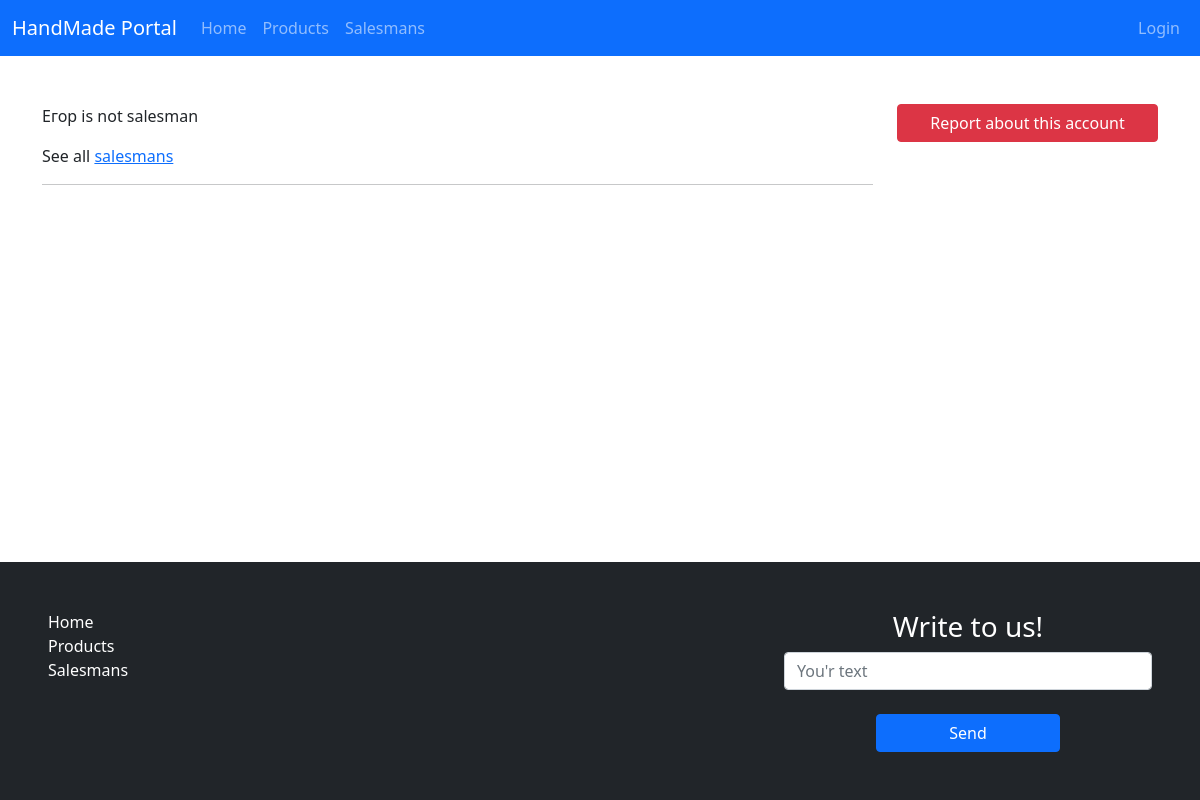
The page /user/1 on the database as committed earlier.
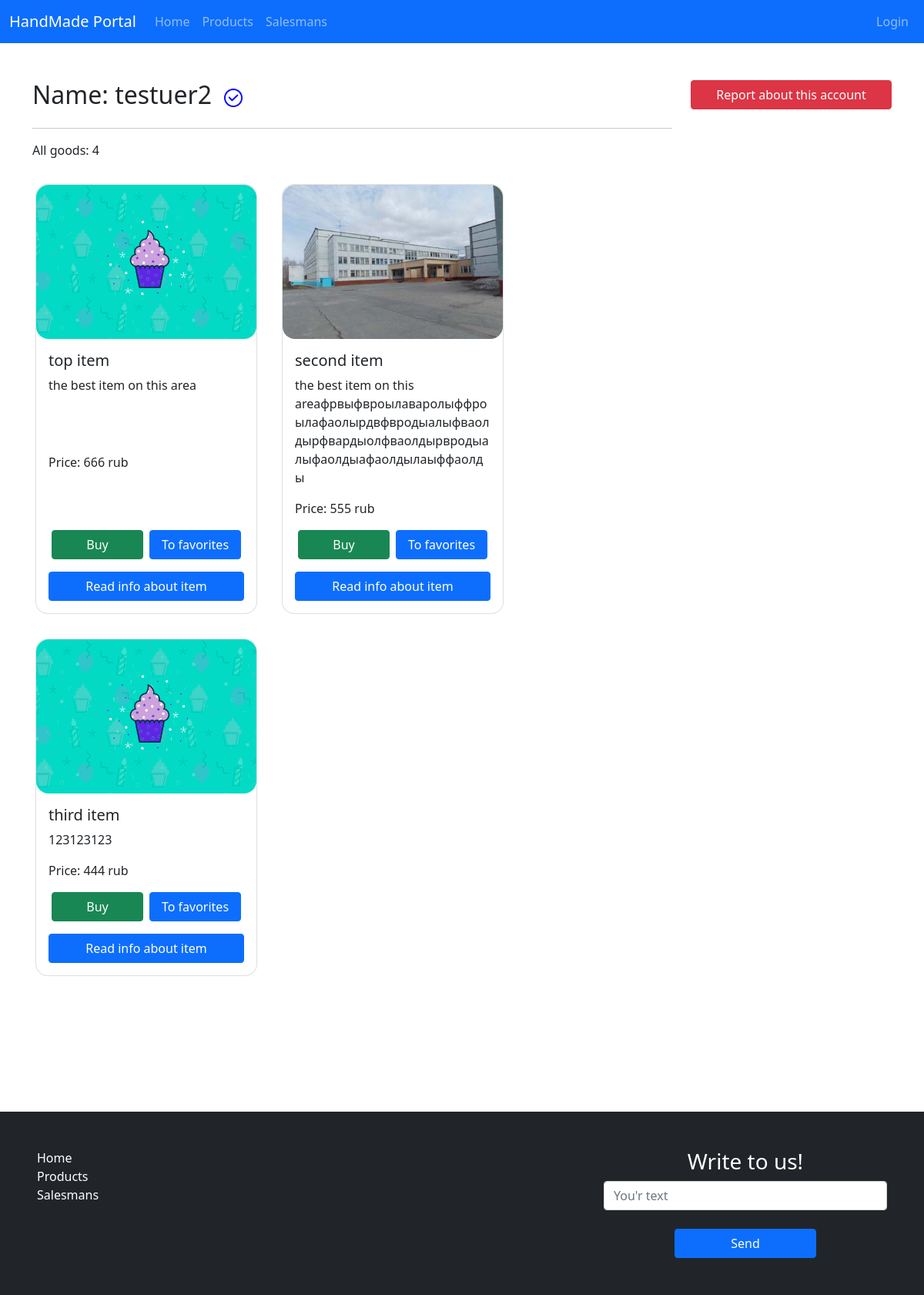
The same page on the database as committed later.
### users/models.py (models this page shows, shortened)
class Profile(models.Model):
    user = models.OneToOneField(User, verbose_name='User', on_delete=models.CASCADE)
    user_image = models.ImageField("User avatar", blank=True)
    name = models.CharField(max_length=255, verbose_name='Name')
    status = models.CharField(max_length=255, verbose_name="Status", default="", blank=True)
    raiting = models.PositiveIntegerField(verbose_name="Rainting", default=0)
    is_salesman = models.BooleanField(default=False, verbose_name='Is Salesman')
    verification = models.BooleanField(default=False, verbose_name='Verification')
    shop_background = models.CharField(max_length=255, verbose_name="Shop background", default="#FFFFFF")
    class Meta:
        verbose_name = 'Profile'
        verbose_name_plural = 'Profiles'

### products/models.py (models this page shows, shortened)
class Product(models.Model):
	salesman = models.ForeignKey(Profile, verbose_name="Salesman", on_delete=models.CASCADE)
	title = models.CharField("Item name", max_length=255)
	image = models.ImageField("Image")
	describe = models.CharField("Short describe", max_length=255)
	price = models.PositiveIntegerField("Price", default=0)
	is_publish = models.BooleanField("Show in shop", default=True)
	class Meta:
		verbose_name = "Product"
		verbose_name_plural = "Products"

### users/views.py (the view)
# urls.py: path('<int:pk>', profile, name='profile'),
def profile(request, pk):
    all_products = Product.objects.filter(salesman=pk)
    shown_products = Product.objects.filter(salesman=pk, is_publish=True)
    user = Profile.objects.get(user=pk)
    data = {
        'all_products': all_products,
        'user': user,
        'shown_products': shown_products,
    }
    if request.user.pk == pk: # you'r profile
        hidden_products = Product.objects.filter(salesman=request.user.pk, is_publish=False)
        data['hidden_products'] = hidden_products
        return render(request, 'users/my_profile.html', data)
    else:
        return render(request, 'users/profile.html', data)

### users/templates/users/profile.html (shortened to what this page needs)
{% extends 'main/base.html' %}
{% load static %}
{% block content %}
    <div class="row">
        <div class="col-9">
            {% if user.is_salesman %}
                {% if user.verification %}
                <div class="d-flex align-items-center">
                    <h2>Name: {{ user.name }}</h2>
                    <img src="{% static 'images/tick.svg' %}" alt="" class="verification-tick">
                </div>
                {% else %}
                <h2>Name: {{ user.name }}</h2>
                {% endif %}
            {% else %}
            <p>{{ user.name }} is not salesman</p>
            See all <a href="{% url 'salesmans' %}">salesmans</a>
            {% endif %}
            <hr>
            {% if user.is_salesman %}
                {% if all_products.count > 0 %}
                <p>All goods: {{ all_products.count }}</p>
                    {% if shown_products.count == 0 %}
                    <p>{{ user.name }} hidden all goods</p>
                    {% else %}
                        {% if shown_products > 2 %}
                        <div class="row d-flex flex-wrap jusctify-content-center">
                            {% for item in shown_products %}
                            <div class="card m-3" style="width: 18rem;">
                                <img src="{{ item.image.url }}" alt="" class="card-img-top">
                                <div class="card-body">
                                    <h5 class="card-title">{{ item.title }}</h5>
                                    <p class="card-text">{{ item.describe }}</p>
                                    <p class="card-text">Price: {{ item.price }} rub</p>
                                    <div class="card-btns">
                                        <div class="d-flex">
                                            <a href="" class="btn btn-success w-50 mx-1">Edit</a>
                                            <a href="" class="btn btn-danger w-50 mx-1">Delete</a>
                                        </div>
                                        <a href="{% url 'hide_item' item.pk %}" class="btn btn-light w-100 mt-3">Hide item in you'r shop</a>
                                    </div>
                                </div>
                            </div>
                            {% endfor %}
                        </div>
                        {% else %}
                        <div class="row d-flex flex-wrap jusctify-content-start">
                            {% for item in shown_products %}
                            <div class="card m-3" style="width: 18rem;">
                                <img src="{{ item.image.url }}" alt="" class="card-img-top">
                                <div class="card-body">
                                    <h5 class="card-title">{{ item.title }}</h5>
                                    <p class="card-text">{{ item.describe }}</p>
                                    <p class="card-text">Price: {{ item.price }} rub</p>
                                    <div class="card-btns">
                                        <div class="d-flex">
                                            <a href="" class="btn btn-success w-50 mx-1">Buy</a>
                                            <a href="" class="btn btn-primary w-50 mx-1">To favorites</a>
                                        </div>
                                        <a href="" class="btn btn-primary w-100 mt-3">Read info about item</a>
                                    </div>
                                </div>
                            </div>
                            {% endfor %}
                        </div>
                        {% endif %}
                    {% endif %}
                {% else %}
                <p>{{ user.name }} has no goods</p>
                {% endif %}
            {% endif %}
        </div>
        <div class="col-3">
            <a href="" class="btn btn-danger w-100">Report about this account</a>
        </div>
    </div>
{% endblock %}

### main/templates/main/base.html (shortened to what this page needs)
{% load static %}
<!DOCTYPE html>
<html lang="en">
<head>
    <link href="https://cdn.jsdelivr.net/npm/bootstrap@5.1.3/dist/css/bootstrap.min.css" rel="stylesheet">
    <link rel="stylesheet" href="{% static 'css/style.css' %}">
</head>
<body>
    <div class="wrapper">
        <nav class="navbar navbar-expand-lg navbar-dark bg-primary">
            <div class="container-fluid">
                <a class="navbar-brand" href="{% url 'main_index' %}">HandMade Portal</a>
                <div class="collapse navbar-collapse" id="navbarSupportedContent">
                    <div class="d-flex w-100">
                        <ul class="navbar-nav me-auto mb-2 mb-lg-0 d-flex w-100">
                            <li class="nav-item">
                                <a class="nav-link" href="{% url 'main_index' %}">Home</a>
                            </li>
                            <li class="nav-item">
                                <a class="nav-link" href="{% url 'all_products' %}">Products</a>
                            </li>
                            <li class="nav-item">
                                <a class="nav-link" href="{% url 'salesmans' %}">Salesmans</a>
                            </li>
                        </ul>
                        <ul class="navbar-nav me-auto mb-2 mb-lg-0 d-flex w-100 justify-content-end">
                            <li class="nav-item">
                                {% if request.user.is_anonymous %}
                                    <a class="nav-link" href="{% url 'user_login' %}">Login</a>
                                {% else %}
                                    <a class="nav-link" href="{% url 'profile' request.user.pk %}">{{ request.user.username }}</a>
                                {% endif %}
                            </li>
                        </ul>
                    </div>
                </div>
            </div>
        </nav>
        <div class="content container mt-5">
            {% block content %}
            {% endblock %}
        </div>
        <footer class="bg-dark p-5 w-100">
            <div class="d-flex justify-content-between">
                <div class="col-4 d-flex flex-column">
                    <a class="" href="{% url 'main_index' %}">Home</a>
                    <a class="" href="{% url 'all_products' %}">Products</a>
                    <a class="" href="{% url 'salesmans' %}">Salesmans</a>
                </div>
                <div class="col-4">
                    <h3 class="text-center">Write to us!</h3>
                    <form action="" method="post" class="d-flex flex-column align-items-center">
                        <input type="text" name="msg" id="" class="form-control" placeholder="You'r text"><br>
                        <input type="submit" value="Send" class="w-50 btn btn-primary">
                    </form>
                </div>
            </div>
        </footer>
    </div>
</body>
</html>

### main/static/css/style.css (style rules this page uses)
html, body { height: 100%; }
.card { padding: 0 !important; border-radius: 1rem !important; }
.card .card-img-top { height: 200px !important; -o-object-fit: cover; object-fit: cover; border-radius: 1rem !important; }
.card .card-body { display: -webkit-box; display: -ms-flexbox; display: flex; -webkit-box-orient: vertical; -webkit-box-direction: normal; -ms-flex-direction: column; flex-direction: column; }
.card .card-body .card-text { -webkit-box-flex: 1; -ms-flex-positive: 1; flex-grow: 1; }
.verification-tick { width: 24px; height: 24px; margin-left: 1rem; }
.wrapper { display: -webkit-box; display: -ms-flexbox; display: flex; -webkit-box-orient: vertical; -webkit-box-direction: normal; -ms-flex-direction: column; flex-direction: column; min-height: 100%; }
.content { -webkit-box-flex: 1; -ms-flex: 1 0 auto; flex: 1 0 auto; }
footer { margin-top: 10rem; -webkit-box-flex: 0; -ms-flex: 0 0 auto; flex: 0 0 auto; color: white; }
footer a { color: white; text-decoration: none; }

Rows that differ between the two databases and show on the page:
removed Profile: name "Егор"
added Profile: name "testuer2"
added Product: image (picture), title "top item", describe "the best item on this area", price "666"
added Product: image (picture), title "second item", describe "the best item on this areaфрвыфвроылаваролыффроылафаолырдвфвродыалыфваолдырфвардыолфваолдырвродыалыфаолдыафаолдылаыффаолды", price "555"
added Product: image (picture), title "third item", describe "123123123", price "444"
Other text that changed with them:
{{ all_products.count }}: (not shown) → "4"
text no longer shown: "is not salesman See all salesmans"
text now shown: "Name: All goods:"
